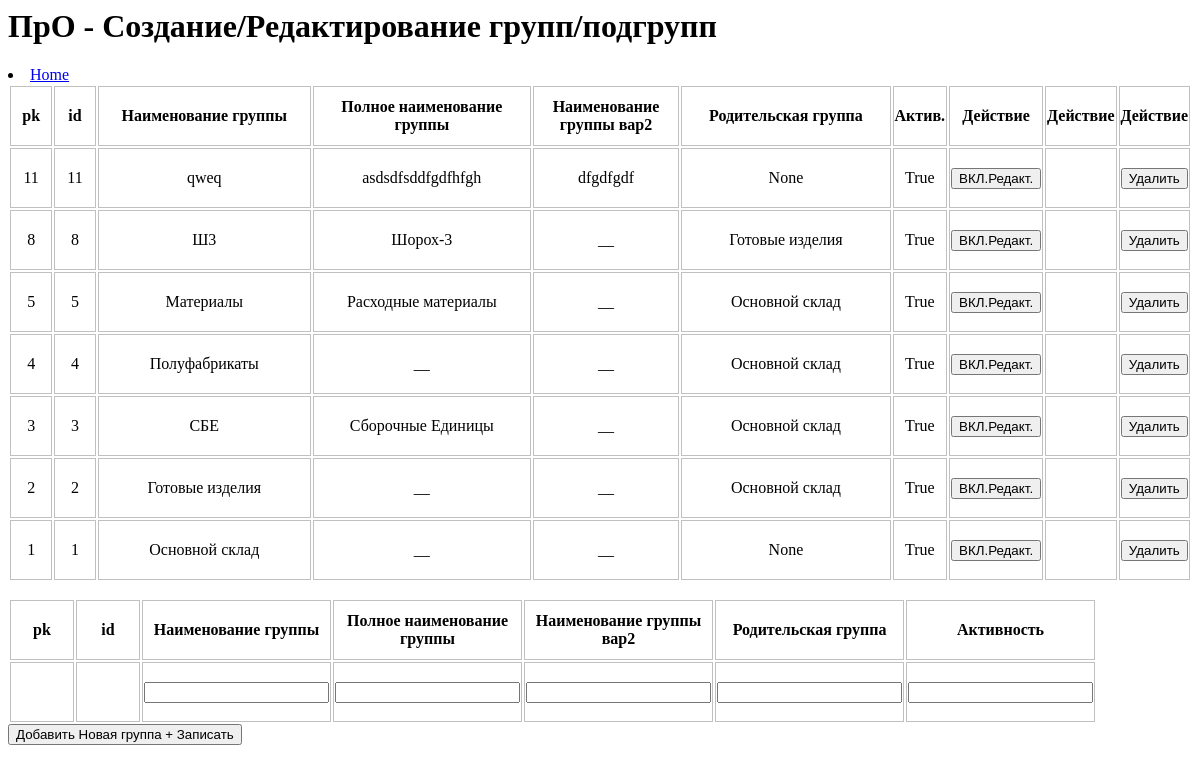
/edit_DBG/, run on an earlier commit of the app's database.
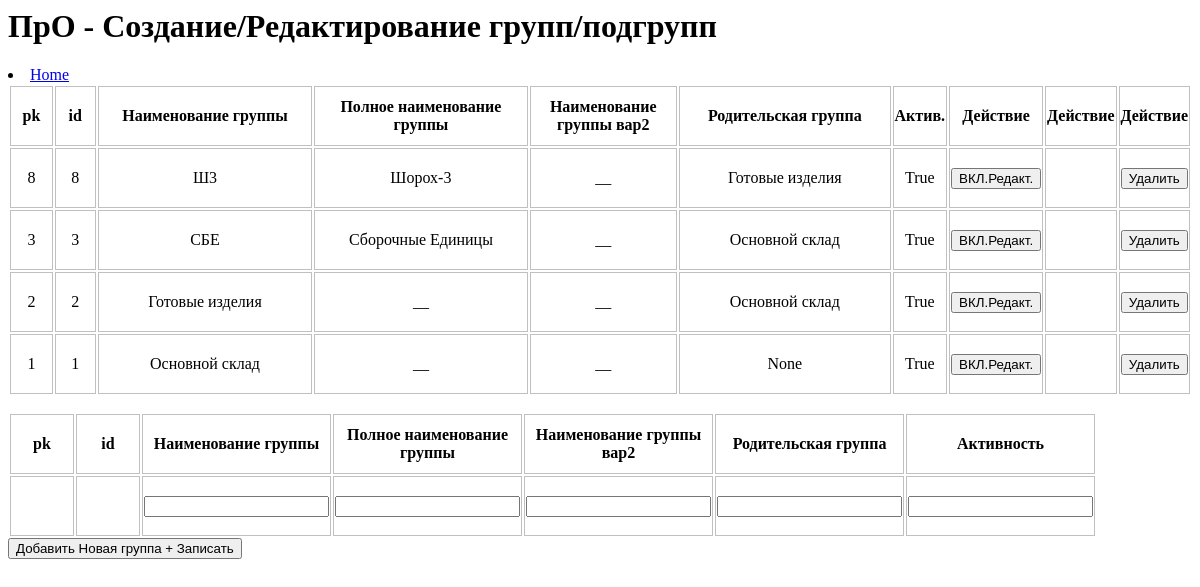
And on a later commit of the database.
### sklad_pro/models.py (models this page shows)
class DBG(models.Model):
    id_dbg = models.IntegerField(verbose_name='id_DBG', unique=True, blank=True)
    name = models.CharField(verbose_name='Наименование группы', max_length=50, blank=False)
    nameFull = models.CharField(verbose_name='Полное наименование группы', max_length=150, blank=True)
    name2 = models.CharField(verbose_name='Наименование группы вар2', max_length=50, blank=True)
    id_parent = models.ForeignKey('self', on_delete=models.CASCADE, null=True, verbose_name='Родительская группа')
    is_active = models.BooleanField(default=True, blank=False)
    class Meta:
        ordering = ['-id']  # сортировка по полю "id" в обратном порядке
        verbose_name = 'Группа' # Как должна называться БД(модель) в единственном числе
        verbose_name_plural = 'Группы' # Как должна называться БД(модель) во множественном числе
    def __str__(self) -> str:
        return self.name

### sklad_pro/views.py (the view)
# urls.py: path("edit_DBG/", edit_DBG, name='edit_DBG'),
def edit_DBG(request):
    itemGroup = None
    if request.method == 'POST': # если отправили данные с формы сюда, в backend
        if request.POST.get("buttonDelete"):
            pkGroup = request.POST.get("buttonDelete")      # какакя кнопка Удалить нажата, на каком элементе?
            itemDelGroup = DBG.objects.get(id=pkGroup)         # считаем этот элемент из таблицы БД
            itemDelGroup.delete()
        if request.POST.get("buttonOnEdit"):        # если нажата кнопка ВХода в режим редактирования
                FLAG_EDIT_STRING = True
                pkGroup = request.POST.get("buttonOnEdit")
        if request.POST.get("buttonOffEdit"):       # если нажата кнопка вЫхода в режим редактирования
                FLAG_EDIT_STRING = False
                pkGroup = request.POST.get("buttonOffEdit")
        if request.POST.get("buttonSave"):
                FLAG_EDIT_STRING = False
                pkGroup = request.POST.get("buttonSave")        # узнаем РК редактируемого элемента
                itemDBG = DBG.objects.get(id=pkGroup)         # считаем этот элемент из таблицы БД
                itemDBG.name = request.POST.get("itemName", "_")
                itemDBG.nameFull = request.POST.get("itemNameFull", "_")
                itemDBG.name2 = request.POST.get("itemName2", "_")
                itemDBG.id_dbg = pkGroup
                itemDBG.save()
        if request.POST.get("buttonCreate"):
            itemDBG = DBG()
            itemDBG.id_dbg = 99999
            itemDBG.name = request.POST.get("itemName", "_")
            itemDBG.nameFull = request.POST.get("itemNameFull", "_")
            itemDBG.name2 = request.POST.get("itemName2", "_")
            itemDBG.save()
            itemDBG.id_dbg = itemDBG.pk
            itemDBG.save()
    else:       #  GET получаем форму на монитор
        FLAG_EDIT_STRING = False
        pkGroup = '0'
    dbcAll = DBG.objects.all()
    data_in_template_editDBG= {
        'dbcAll': dbcAll,
        'itemGroup':itemGroup,
        'flag_edit': FLAG_EDIT_STRING,
        'pk_group':int(pkGroup),
        'title': 'Список групп',
    }
    return render(request, 'editDBG.html', data_in_template_editDBG)

### templates/editDBG.html (shortened to what this page needs)
<html>
    <head>
    </head>
<body>
<H1> ПрО - Создание/Редактирование групп/подгрупп </h1>
<li><a href="{% url 'first_page' %}" class="active">Home</a></li>
<form method="post">
    <table class="bordered">
        <thead>
            <tr>
                <th  style="width: 5%;">pk</th>
                <th  style="width: 5%;">id</th>
                <th  style="width: 25%;">Наименование группы</th>
                <th  style="width: 25%;">Полное наименование группы</th>
                <th  style="width: 15%;">Наименование группы вар2</th>
                <th  style="width: 25%;">Родительская группа</th>
                <th>Актив.</th>
                <th>Действие</th>
                <th>Действие</th>
                <th>Действие</th>
            </tr>
        </thead>
        <tbody>
            {% for item in dbcAll %}
            <tr>
                {% if flag_edit and item.pk == pk_group %}
                            <td  style="width: 5%;">{{ item.pk      }} </td>
                            <td  style="width: 5%;">{{ item.id_dbg      }} </td>
                            <td  style="width: 25%;"><input type="text" name="itemName"      value= {{ item.name        }} > </td>
                            <td  style="width: 25%;"><input type="text" name="itemNameFull"  value= {{ item.nameFull    }} > </td>
                            <td  style="width: 15%;"><input type="text" name="itemName2"     value= {{ item.name2       }} > </td>
                            <td  style="width: 25%;"><input type="text" name="itemParentId"  value= {{ item.id_parent   }} > </td>
                            <td  style="width: 25%;"><input type="text" name="itemIsActive"  value= {{ item.is_active   }} > </td>
                            <td><button type="submit" value={{item.pk}} name="buttonOffEdit" >ВЫКЛ.Редакт. </button> </td>
                            <td><button type="submit" value={{item.pk}} name="buttonSave" >Записать </button> </td>
                            <td></td>
                {% else %}
                    <td style="width: 5%;">{{ item.pk              }} </td>
                    <td style="width: 5%;">{{ item.id_dbg          }} </td>
                    <td style="width: 25%;">{{ item.name            }} </td>
                    <td style="width: 25%;">{{ item.nameFull        }} </td>
                    <td style="width: 15%;">{{ item.name2           }} </td>
                    <td style="width: 25%;">{{ item.id_parent       }} </td>
                    <td>{{ item.is_active       }} </td>
                    <td><button type="submit" value={{item.pk}} name="buttonOnEdit" >ВКЛ.Редакт. </button> </td>
                    <td></td>
                    <td><button type="submit" value={{item.pk}} name="buttonDelete" >Удалить </button> </td>
                {% endif %}
            </tr>
            {% endfor %}
        </tbody>
    </table>
</form>
<form method="post">
    <table class="bordered">
            <thead>
                <tr>
                    <th>pk</th>
                    <th>id</th>
                    <th>Наименование группы</th>
                    <th>Полное наименование группы</th>
                    <th>Наименование группы вар2</th>
                    <th>Родительская группа</th>
                    <th>Активность</th>
                </tr>
            </thead>
            <tbody>
                <tr>
                    <td>{{ itemGroup.pk      }} </td>
                    <td>{{ itemGroup.id_dbg      }} </td>
                    <td><input type="text" name="itemName" value= {{ itemGroup.name        }} > </td>
                    <td><input type="text" name="itemNameFull" value= {{ itemGroup.nameFull    }} > </td>
                    <td><input type="text" name="itemName2" value= {{ itemGroup.name2       }} > </td>
                    <td><input type="text" name="itemParentId" value= {{ itemGroup.id_parent   }} > </td>
                    <td><input type="text" name="itemIsActive" value= {{ itemGroup.is_active   }} > </td>
                </tr>
            </tbody>
        </table>
        <button type="submit" name="buttonCreate" value=8>Добавить Новая группа + Записать </button>
</form>
</body>
</html>

### templates/editDBG.html (style rules this page uses)
td { width: 60px; height:60px; border: solid 1px silver; text-align:center; }
th { width: 60px; height:60px; border: solid 1px silver; text-align:center; }

What changed in the data, as far as the page shows it:
removed DBG: pk "11", id_dbg "11", name "qweq", nameFull "asdsdfsddfgdfhfgh", name2 "dfgdfgdf", id_parent "None", is_active "True"
removed DBG: pk "5", id_dbg "5", name "Материалы", nameFull "Расходные материалы", name2 "__", id_parent "Основной склад", is_active "True"
removed DBG: pk "4", id_dbg "4", name "Полуфабрикаты", nameFull "__", name2 "__", id_parent "Основной склад", is_active "True"
